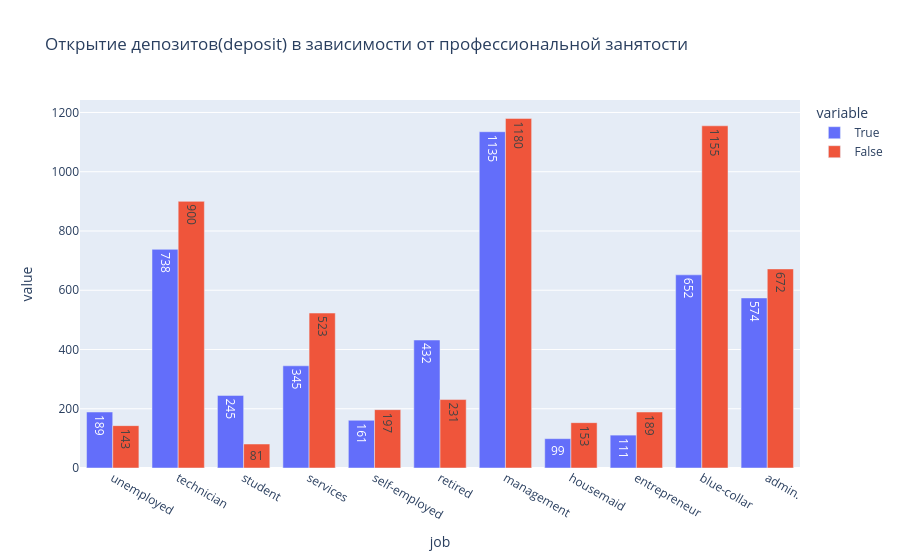

The cell this chart's notebook holds for it:
### Code cell
# постройте визуализации для открывших и неоткрывших депозит в зависимости от вида профессиональной занятости
fig = px.bar(data.pivot_table(
    values='marital',
    index='job',    
    columns='deposit',
    aggfunc='count',
    fill_value=0
).sort_index(ascending=False).reset_index(), x='job', y=[True,False],
             orientation='v',
             text_auto=True,
             barmode='group',
             title='Открытие депозитов(deposit) в зависимости от профессиональной занятости')
fig.show('png')

### Figure 1 — Plotly figure (JSON) as saved in the notebook; plotly's stock layout.template omitted (floating-point values rounded to 4 significant figures)
{"data": [{"alignmentgroup": "True", "hovertemplate": "variable=True<br>job=%{x}<br>value=%{y}<extra></extra>", "legendgroup": "True", "marker": {"color": "#636efa", "pattern": {"shape": ""}}, "name": "True", "offsetgroup": "True", "orientation": "v", "showlegend": true, "textposition": "auto", "texttemplate": "%{y}", "type": "bar", "x": ["unemployed", "technician", "student", "services", "self-employed", "retired", "management", "housemaid", "entrepreneur", "blue-collar", "admin."], "xaxis": "x", "y": [189, 738, 245, 345, 161, 432, 1135, 99, 111, 652, 574], "yaxis": "y"}, {"alignmentgroup": "True", "hovertemplate": "variable=False<br>job=%{x}<br>value=%{y}<extra></extra>", "legendgroup": "False", "marker": {"color": "#EF553B", "pattern": {"shape": ""}}, "name": "False", "offsetgroup": "False", "orientation": "v", "showlegend": true, "textposition": "auto", "texttemplate": "%{y}", "type": "bar", "x": ["unemployed", "technician", "student", "services", "self-employed", "retired", "management", "housemaid", "entrepreneur", "blue-collar", "admin."], "xaxis": "x", "y": [143, 900, 81, 523, 197, 231, 1180, 153, 189, 1155, 672], "yaxis": "y"}], "layout": {"autosize": true, "barmode": "group", "legend": {"title": {"text": "variable"}, "tracegroupgap": 0}, "title": {"text": "Открытие депозитов(deposit) в зависимости от профессиональной занятости"}, "xaxis": {"anchor": "y", "autorange": true, "domain": [0, 1], "range": [-0.5, 10.5], "title": {"text": "job"}, "type": "category"}, "yaxis": {"anchor": "x", "autorange": true, "domain": [0, 1], "range": [0, 1242.0], "title": {"text": "value"}, "type": "linear"}}}
